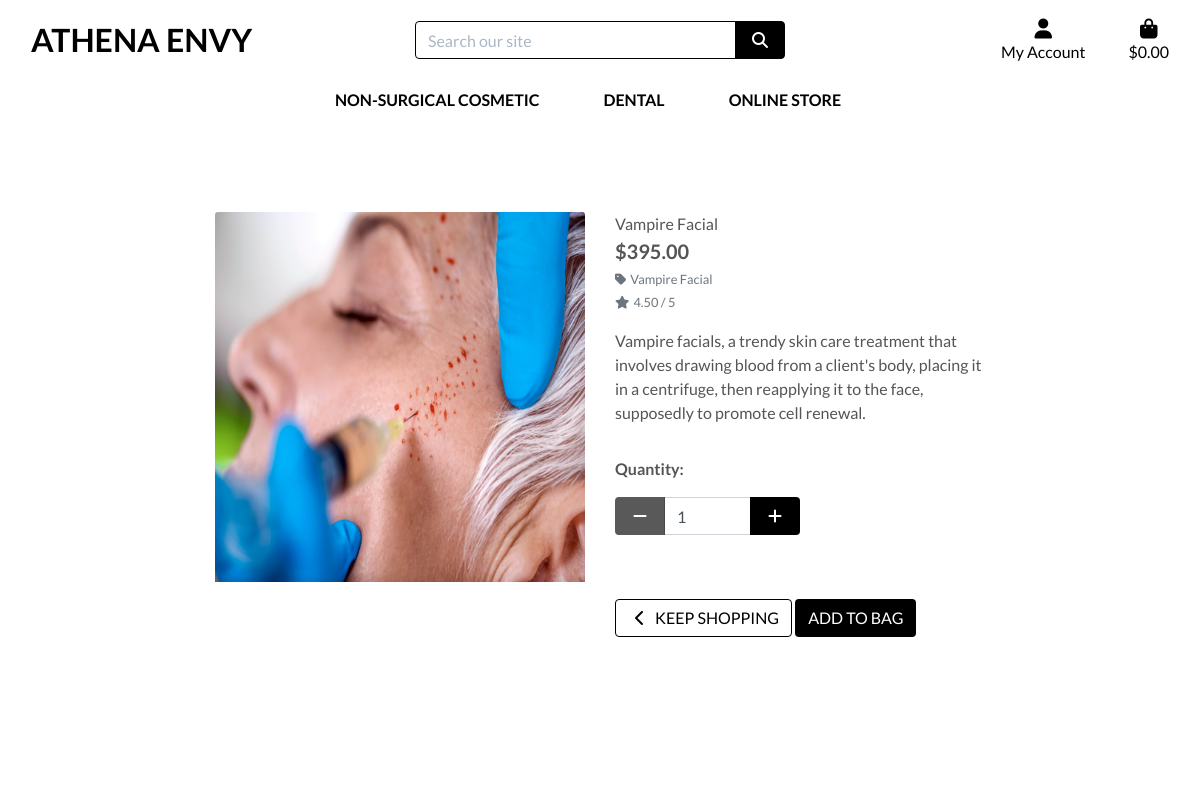
Page /products/3/ on the committed database.
### products/models.py (models this page shows, shortened)
class Product(models.Model):
    category = models.ForeignKey('Category', null=True, blank=True, on_delete=models.SET_NULL)
    sku = models.CharField(max_length=254, null=True, blank=True)
    name = models.CharField(max_length=254)
    description = models.TextField()
    price = models.DecimalField(max_digits=6, decimal_places=2)
    rating = models.DecimalField(max_digits=6, decimal_places=2, null=True, blank=True)
    image_url = models.URLField(max_length=1024, null=True, blank=True)
    image = models.ImageField(null=True, blank=True)

class Category(models.Model):
    class Meta:
        verbose_name_plural = 'Categories'
    name = models.CharField(max_length=254)
    friendly_name = models.CharField(max_length=254, null=True, blank=True)

### products/views.py (the view)
# urls.py: path('<int:product_id>/', views.product_detail, name='product_detail'),
def product_detail(request, product_id):
    product = get_object_or_404(Product, pk=product_id)
    context = {
        'product': product,
    }
    return render(request, 'products/product_detail.html', context)

### bag/contexts.py (called while the page is built, shortened)
def bag_contents(request):
    bag_items = []
    total = 0
    product_count = 0
    bag = request.session.get('bag', {})
    if total < settings.FREE_DELIVERY_THRESHOLD:
        delivery = total * Decimal(settings.STANDARD_DELIVERY_PERCENTAGE / 100)
        free_delivery_delta = settings.FREE_DELIVERY_THRESHOLD - total
    else:
        delivery = 0
        free_delivery_delta = 0
    grand_total = delivery + total
    context = {
        'bag_items': bag_items,
        'total': total,
        'product_count': product_count,
        'delivery': delivery,
        'free_delivery_delta': free_delivery_delta,
        'free_delivery_threshold': settings.FREE_DELIVERY_THRESHOLD,
        'grand_total': grand_total,
    }
    return context

### products/templates/products/product_detail.html (shortened to what this page needs)
{% extends "base.html" %}
{% load static %}
{% block page_header %}
    <div class="container header-container">
    </div>
{% endblock %}
{% block content %}
    <div class="overlay"></div>
    <div class="container-fluid">
        <div class="row">
            <div class="col-12 col-md-6 col-lg-4 offset-lg-2">
                <div class="image-container my-5">
                    {% if product.image %}
                        <a href="{{ product.image.url }}" target="_blank">
                            <img class="card-img-top img-fluid" src="{{ product.image.url }}" alt="{{ product.name }}">
                        </a>
                        {% else %}
                        <a href="">
                            <img class="card-img-top img-fluid" src="{{ MEDIA_URL }}noimage.png" alt="{{ product.name }}">
                        </a>
                    {% endif %}
                </div>
            </div>
            <div class="col-12 col-md-6 col-lg-4">
                <div class="product-details-container mb-5 mt-md-5">
                    <p class="mb-0">{{ product.name }}</p>
                    <p class="lead mb-0 text-left font-weight-bold">${{ product.price }}</p>
                    {% if product.category %}
                    <p class="small mt-1 mb-0">
                        <a class="text-muted" href="{% url 'products' %}?category={{ product.category.name }}">
                            <i class="fas fa-tag mr-1"></i>{{ product.category.friendly_name }}
                        </a>
                    </p>
                    {% endif %}
                    {% if product.rating %}
                        <small class="text-muted"><i class="fas fa-star mr-1"></i>{{ product.rating }} / 5</small>
                    {% else %}
                        <small class="text-muted">No Rating</small>
                    {% endif %}
                    <p class="mt-3">{{ product.description }}</p>
                    <form class="form" action="{% url 'add_to_bag' product.id %}" method="POST">
                        <div class="form-row">
                            <div class="col-12">
                                <p class="mt-3"><strong>Quantity:</strong></p>
                                <div class="form-group w-50">
                                    <div class="input-group">
                                        <div class="input-group-prepend">
                                            <button class="decrement-qty btn btn-black rounded-1"
                                                data-item_id="{{ product.id }}" id="decrement-qty_{{ product.id }}">
                                                <span class="icon">
                                                    <i class="fas fa-minus"></i>
                                                </span>
                                            </button>
                                        </div>
                                        <input class="form-control qty_input" type="number"
                                            name="quantity" value="1" min="1" max="99"
                                            data-item_id="{{ product.id }}"
                                            id="id_qty_{{ product.id }}">
                                        <div class="input-group-append">
                                            <button class="increment-qty btn btn-black rounded-1"
                                                data-item_id="{{ product.id }}" id="increment-qty_{{ product.id }}">
                                                <span class="icon">
                                                    <i class="fas fa-plus"></i>
                                                </span>
                                            </button>
                                        </div>
                                    </div>
                                </div>
                            </div>
                            <div class="col-12">
                                <a href="{% url 'products' %}" class="btn btn-outline-black rounded-1 mt-5">
                                    <span class="icon">
                                        <i class="fas fa-chevron-left"></i>
                                    </span>
                                    <span class="text-uppercase">Keep Shopping</span>
                                </a>
                                <input type="submit" class="btn btn-black rounded-1 text-uppercase mt-5" value="Add to Bag">
                            </div>
                        </div>
                    </form>
                </div>
            </div>
        </div>
    </div>
{% endblock %}

### static/css/base.css (style rules this page uses)
html { height: 100%; }
body { background: url('/media/header.jpg') no-repeat center center fixed; background-size: cover; height: calc(100vh - 164px); color: #555; font-family: 'Lato'; }
.icon { align-items: center; display: inline-flex; justify-content: center; height: 1.5rem; width: 1.5rem; }
.btn-black { background: black; color: white; }
.btn-outline-black { background: white; color: black !important; border: 1px solid black; }
.overlay { height: 100%; width: 100%; top: 0; left: 0; position: fixed; background: white; z-index: -1; }
@media (min-width: 1200px) { .container { max-width: 80%; } }
@media (min-width: 992px) { .header-container { padding-top: 164px; } }

### rows in the picture
Product: image (picture), name "Vampire Facial", price "395.00", category.friendly_name "Vampire Facial", rating "4.50", description "Vampire facials, a trendy skin care treatment that involves drawing blood from a client's body, placing it in a centrifuge, then reapplying it to the face, supposedly to promote cell renewal."
